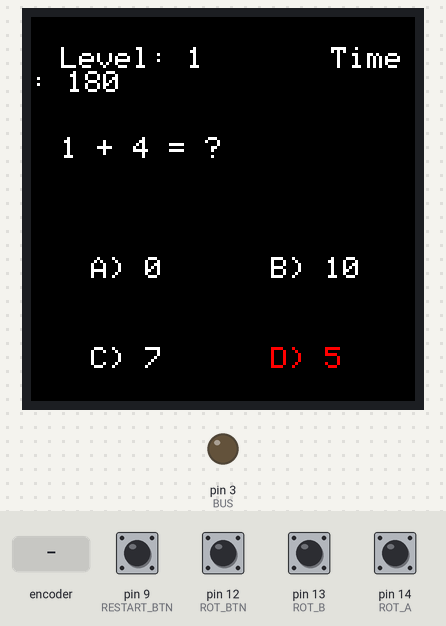
The sketch below on a simulated Arduino Uno, built with avr-gcc and run on an emulated ATmega328P. Shown: 128×128 colour display, output pins drawn as LEDs (lit = HIGH). The test bench sets the inputs (shaded band); at power-on: pin 9 (RESTART_BTN), pin 12 (ROT_BTN), pin 13 (ROT_B), pin 14 (ROT_A) HIGH. Random numbers use the default seed unless the sketch sets one.

Above: at 1.3 s.
1.4 s: pin 12 (ROT_BTN) pulled LOW for 0.15 s
At 3.8 s:
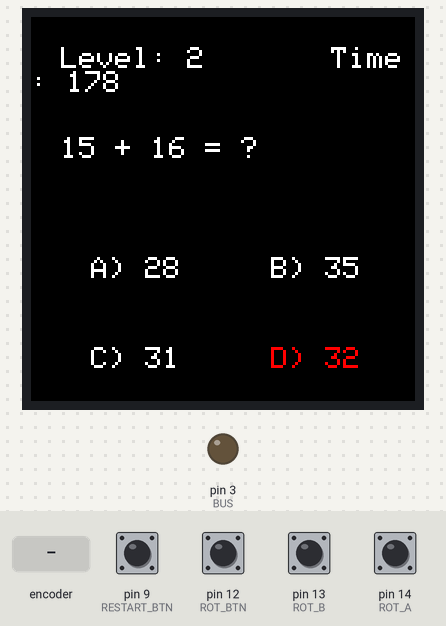
4.1 s: rotary encoder on pin 14 (ROT_A) / pin 13 (ROT_B) turned 3 steps (first pin leading)
At 5.8 s:
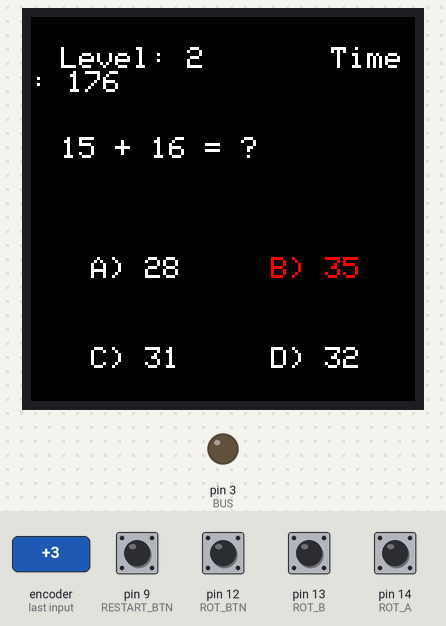
6.2 s: pin 9 (RESTART_BTN) pulled LOW for 0.15 s
At 8.4 s:
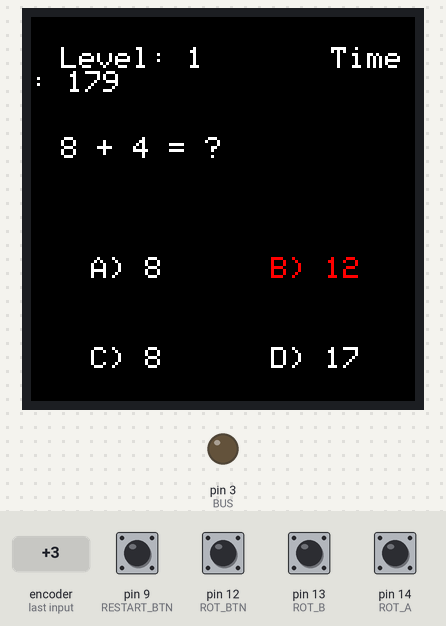
8.7 s: pin 12 (ROT_BTN) pulled LOW for 1 s
At 10.5 s:
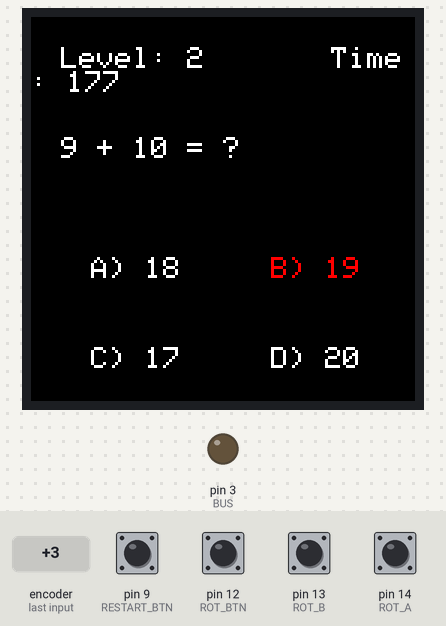
11.4 s: rotary encoder on pin 14 (ROT_A) / pin 13 (ROT_B) turned 1 step (first pin leading)
At 12.2 s:
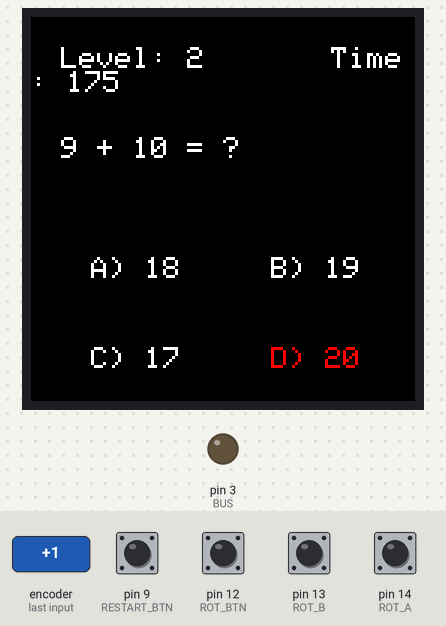
13.1 s: pin 12 (ROT_BTN) pulled LOW for 0.15 s
At 13.9 s:
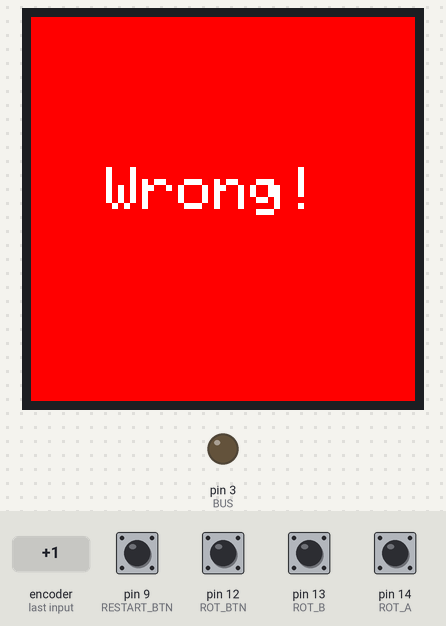
Timing chart, 0 to 16.1 s (numbered marks = the images above; inputs shaded):
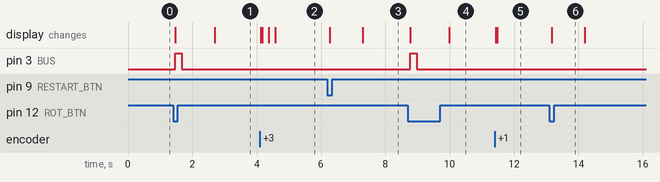

The sketch:

MRG_TIMER.ino
```cpp
#include <Adafruit_GFX.h>     // Core graphics library
#include <Adafruit_ST7735.h> // Hardware-specific library for ST7735
#include <SPI.h>

// Pin Definitions
#define TFT_CS   17  // Chip select
#define TFT_RST  16  // Reset
#define TFT_DC   15  // Data/Command

#define ROT_A    14   // Rotary Encoder Pin A
#define ROT_B    13   // Rotary Encoder Pin B
#define ROT_BTN  12   // Rotary Encoder Button
#define RESTART_BTN 9 // Restart button pin
#define BUS      3    // Tunes on correct answer

// Initialize ST7735 Display
Adafruit_ST7735 tft = Adafruit_ST7735(TFT_CS, TFT_DC, TFT_RST);

// Game Variables
int currentOption = 0;      // Tracks the selected option
int correctAnswer = 0;      // Correct answer for the current question
int level = 1;              // Current game level
int score = 0;              // Player's score
bool newQuestion = true;    // Flag to generate a new question
bool gameActive = true;     // Tracks whether the game is active
int questionCount = 0;      // Tracks number of questions answered
unsigned long startTime;    // Timer start time
int timeLimit = 180;        // 3-minute timer (180 seconds)

// Encoder State
int lastRotState = LOW;     // Previous state of the encoder
int lastButtonState = HIGH; // Previous state of the encoder button
int lastRestartState = HIGH; // Previous state of the restart button

// Function to Generate a New Question
void generateQuestion(int &a, int &b, int &correct, int options[4]) {
  int maxNumber = 9 * level; // Increase difficulty by increasing the numbers as level progresses
  if (level > 10) maxNumber = 99;  // 2-digit max after level 10
  if (level > 20) maxNumber = 999; // 3-digit max after level 20

  a = random(1, maxNumber); // Random number within the level difficulty
  b = random(1, maxNumber); // Random number within the level difficulty
  correct = a + b;          // Correct answer
  options[0] = correct;     // Add correct answer to options

  for (int i = 1; i < 4; i++) {
    options[i] = correct + random(-5, 6); // Generate nearby random numbers
    if (options[i] == correct) options[i] += 1; // Ensure no duplicate correct answer
  }

  // Shuffle options
  for (int i = 3; i > 0; i--) {
    int j = random(0, i + 1);
    int temp = options[i];
    options[i] = options[j];
    options[j] = temp;
  }
}

// Function to Display Question
void displayQuestion(int a, int b, int options[4], int timeLeft) {
  tft.fillScreen(ST7735_BLACK);
  tft.setTextColor(ST7735_WHITE);
  tft.setTextSize(1);

  // Display the Level and Question
  tft.setCursor(10, 10);
  tft.print("Level: ");
  tft.print(level);

  // Display the timer at the top-right corner
  tft.setCursor(100, 10);
  tft.print("Time: ");
  tft.print(timeLeft);

  tft.setCursor(10, 40);
  tft.print(a);
  tft.print(" + ");
  tft.print(b);
  tft.print(" = ?");

  // Display options in 2x2 grid
  int optionX[2] = {20, 80}; // X-coordinates for the two columns
  int optionY[2] = {80, 110}; // Y-coordinates for the two rows
  char labels[4] = {'A', 'B', 'C', 'D'}; // Option labels

  for (int i = 0; i < 4; i++) {
    int col = i % 2; // Column index (0 or 1)
    int row = i / 2; // Row index (0 or 1)

    if (i == currentOption) {
      tft.setTextColor(ST7735_RED); // Highlight selected option
    } else {
      tft.setTextColor(ST7735_WHITE);
    }

    tft.setCursor(optionX[col], optionY[row]);
    tft.print(labels[i]); // Print the label (A, B, C, D)
    tft.print(") ");
    tft.print(options[i]); // Print the option value
  }
}

// Function to Check Button Press
bool isButtonPressed(int pin, int &lastState) {
  int buttonState = digitalRead(pin);
  if (buttonState == LOW && lastState == HIGH) {
    delay(50); // Debounce
    lastState = buttonState;
    return true;
  }
  lastState = buttonState;
  return false;
}

// Function to Restart Game
void restartGame() {
  level = 1;
  score = 0;
  questionCount = 0;
  newQuestion = true;
  gameActive = true; // Reactivate game state
  startTime = millis(); // Reset timer
  tft.fillScreen(ST7735_BLACK);
  tft.setTextColor(ST7735_WHITE);
  tft.setTextSize(1);
  tft.setCursor(10, 60);
  tft.print("Game Restarted");
  delay(1000);
}

// Setup Function
void setup() {
  tft.initR(INITR_144GREENTAB); // Initialize display
  tft.setRotation(1);

  pinMode(ROT_A, INPUT_PULLUP);
  pinMode(ROT_B, INPUT_PULLUP);
  pinMode(ROT_BTN, INPUT_PULLUP);
  pinMode(RESTART_BTN, INPUT_PULLUP);
  pinMode(BUS, OUTPUT);

  randomSeed(analogRead(0)); // Seed random number generator

  tft.fillScreen(ST7735_BLACK);
  startTime = millis(); // Start timer
}

// Main Loop
void loop() {
  // Check restart button press
  if (isButtonPressed(RESTART_BTN, lastRestartState)) {
    restartGame();
  }

  if (gameActive) {
    static int a, b;
    static int options[4];

    // Calculate time left
    int timeElapsed = (millis() - startTime) / 1000;  // Time elapsed in seconds
    int timeLeft = timeLimit - timeElapsed;  // Time remaining

    if (timeLeft <= 0) {
      gameActive = false;
      tft.fillScreen(ST7735_BLACK);
      tft.setTextColor(ST7735_WHITE);
      tft.setTextSize(1);
      tft.setCursor(20, 40);
      tft.print("Game Over!");
      tft.setCursor(10, 60);
      tft.print("Score: ");
      tft.print(score);
      delay(3000); // Display the result for 3 seconds
    } else {
      // Generate new question if flag is set
      if (newQuestion) {
        generateQuestion(a, b, correctAnswer, options);
        displayQuestion(a, b, options, timeLeft);
        newQuestion = false;
      }

      // Check rotary encoder rotation
      int currentRotState = digitalRead(ROT_A);
      if (currentRotState != lastRotState) {
        if (digitalRead(ROT_B) != currentRotState) {
          currentOption = (currentOption + 1) % 4; // Clockwise
        } else {
          currentOption = (currentOption - 1 + 4) % 4; // Counterclockwise
        }
        displayQuestion(a, b, options, timeLeft); // Update display
      }
      lastRotState = currentRotState;

      // Check answer button press
      if (isButtonPressed(ROT_BTN, lastButtonState)) {
        if (options[currentOption] == correctAnswer) {
          score++;
          tft.fillScreen(ST7735_GREEN);
          tft.setTextColor(ST7735_WHITE);
          tft.setTextSize(2);
          tft.setCursor(20, 50);
          tft.print("Correct!");
          digitalWrite(BUS, HIGH);
          delay(200);
          digitalWrite(BUS, LOW);
        } else {
          tft.fillScreen(ST7735_RED);
          tft.setTextColor(ST7735_WHITE);
          tft.setTextSize(2);
          tft.setCursor(25, 50);
          tft.print("Wrong!");
        }
        delay(1000); // Pause before next question
        level++;
        questionCount++;
        if (questionCount >= 25) {
          gameActive = false; // End the game after 25 questions
        } else {
          newQuestion = true; // Generate new question
        }
      }
    }
  }
}
```

Measured:
- after the input at 1.4 s, pin 3 (BUS): LOW → HIGH after 0.07 s, → LOW 0.20 s later; the display: first changes after 0.07 s (image 1 shows a later state)
- after the input at 4.1 s, the display: first changes at once (image 2 shows a later state)
- after the input at 6.2 s, the display: first changes after 0.07 s (image 3 shows a later state)
- after the input at 8.7 s, pin 3 (BUS): LOW → HIGH after 0.07 s, → LOW 0.20 s later; the display: first changes after 0.07 s (image 4 shows a later state)
- after the input at 11.4 s, the display: first changes at once (image 5 shows a later state)
- after the input at 13.1 s, the display: changes after 0.07 s (image 6)
